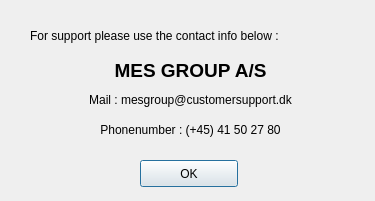
<?xml version="1.0" encoding="UTF-8"?>
<ui version="4.0">
 <class>Dialog</class>
 <widget class="QDialog" name="Dialog">
  <property name="geometry">
   <rect>
    <x>0</x>
    <y>0</y>
    <width>375</width>
    <height>201</height>
   </rect>
  </property>
  <property name="windowTitle">
   <string>Dialog</string>
  </property>
  <widget class="QLabel" name="label">
   <property name="geometry">
    <rect>
     <x>30</x>
     <y>20</y>
     <width>321</width>
     <height>31</height>
    </rect>
   </property>
   <property name="text">
    <string>For support please use the contact info below :</string>
   </property>
  </widget>
  <widget class="QLabel" name="label_2">
   <property name="geometry">
    <rect>
     <x>30</x>
     <y>60</y>
     <width>321</width>
     <height>20</height>
    </rect>
   </property>
   <property name="font">
    <font>
     <pointsize>14</pointsize>
     <weight>75</weight>
     <bold>true</bold>
    </font>
   </property>
   <property name="text">
    <string>MES GROUP A/S</string>
   </property>
   <property name="alignment">
    <set>Qt::AlignCenter</set>
   </property>
  </widget>
  <widget class="QLabel" name="label_3">
   <property name="geometry">
    <rect>
     <x>30</x>
     <y>90</y>
     <width>321</width>
     <height>20</height>
    </rect>
   </property>
   <property name="text">
    <string>Mail : mesgroup@customersupport.dk</string>
   </property>
   <property name="textFormat">
    <enum>Qt::AutoText</enum>
   </property>
   <property name="alignment">
    <set>Qt::AlignCenter</set>
   </property>
   <property name="indent">
    <number>0</number>
   </property>
   <property name="openExternalLinks">
    <bool>true</bool>
   </property>
  </widget>
  <widget class="QLabel" name="label_4">
   <property name="geometry">
    <rect>
     <x>30</x>
     <y>120</y>
     <width>321</width>
     <height>20</height>
    </rect>
   </property>
   <property name="text">
    <string>Phonenumber : (+45) 41 50 27 80</string>
   </property>
   <property name="alignment">
    <set>Qt::AlignCenter</set>
   </property>
  </widget>
  <widget class="QPushButton" name="ok_btn">
   <property name="geometry">
    <rect>
     <x>140</x>
     <y>160</y>
     <width>98</width>
     <height>27</height>
    </rect>
   </property>
   <property name="text">
    <string>OK</string>
   </property>
  </widget>
 </widget>
 <resources/>
 <connections/>
</ui>
